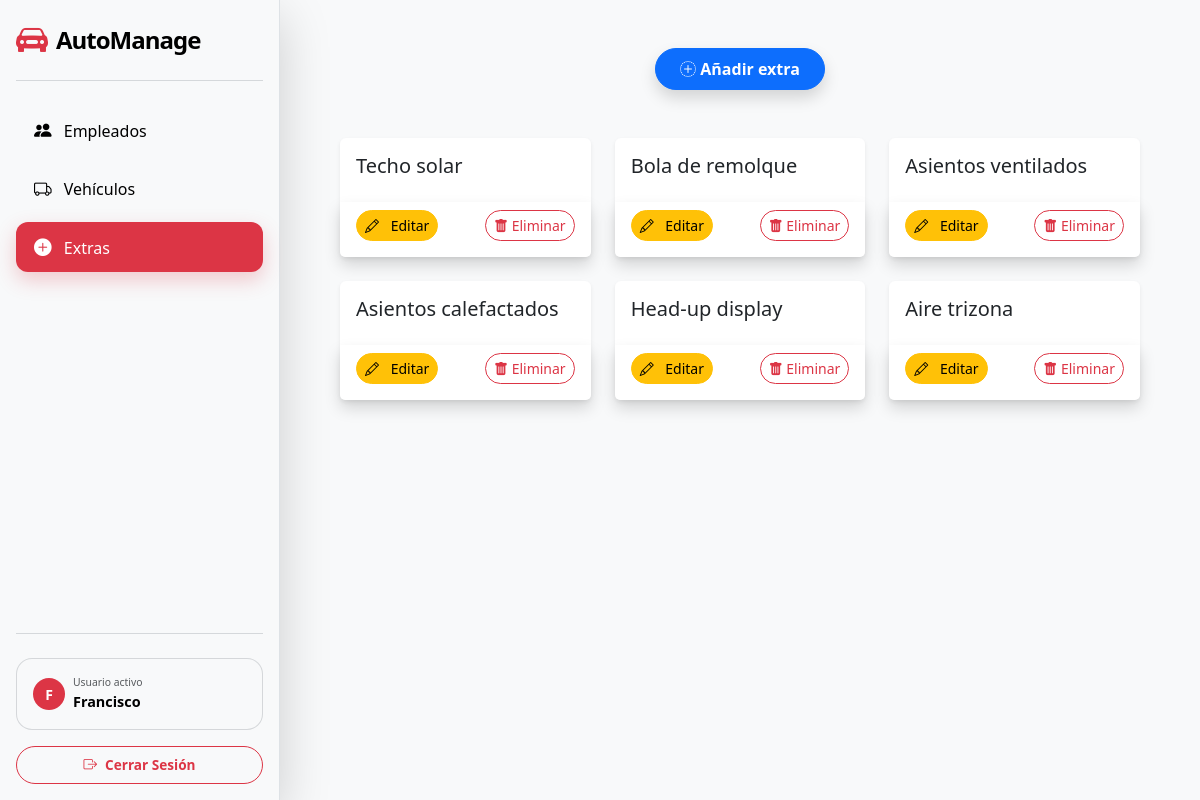
/extras/ (signed in), run on the app's committed database.
### app_agencia_coches/models.py (models this page shows)
class Extra(models.Model):
    nombre = models.CharField(
        max_length = 100,
        default = ''
    )
    def __str__(self):
        return self.nombre

### app_agencia_coches/views.py (the view)
# urls.py: path('extras/', views.extras, name='extras'),
@login_required
def extras (request):
    extras = Extra.objects.all()
    return render(request, 'extras/extras.html', {'extras':extras})

### app_agencia_coches/templates/extras/extras.html (shortened to what this page needs)
{%extends 'index.html'%}
{%block content%}
<div class="container">
    <div class="my-5 d-flex justify-content-center">
        <a href="{% url 'extras_create' %}" class="btn btn-primary rounded-pill px-4 py-2 fw-bold shadow">
            <i class="bi bi-plus-circle-dotted"></i> Añadir extra
        </a>
    </div>
    <div class="row row-cols-1 row-cols-md-2 row-cols-lg-3 g-4">
        {% for extra in extras %}
            <div class="col">
                <div class="card h-100 shadow-sm border-0 card-hover">
                    <div class="card-body">
                        <h5 class="card-title">{{ extra }}</h5>
                    </div>
                    <div class="card-footer bg-white d-flex justify-content-between border-0 pb-3 shadow">
                        <a href="{% url 'extras_edit' extra.id %}" class="btn btn-sm btn-warning rounded-4">
                            <i class="bi bi-pencil me-2"></i> Editar
                        </a>
                        <button type="button" class="btn btn-outline-danger btn-sm rounded-pill" data-bs-toggle="modal" data-bs-target="#deleteExtraModal{{ extra.id }}">
                            <i class="bi bi-trash-fill"></i>
                            Eliminar
                        </button>
                    </div>
                </div>
            </div>
        {% endfor %}
    </div>
</div>
{%endblock content%}

### app_agencia_coches/templates/index.html (shortened to what this page needs)
<!doctype html>
<html lang="es-ES">
    <head>
        {% block css %}
        <link
            href="https://cdn.jsdelivr.net/npm/bootstrap@5.3.2/dist/css/bootstrap.min.css"
            rel="stylesheet"
        />
        {% endblock css %}
        {% block icon %}
        <link rel="stylesheet" href="https://cdn.jsdelivr.net/npm/bootstrap-icons@1.13.1/font/bootstrap-icons.min.css">
        {% endblock icon %}
        {% load static %}
        <link rel="stylesheet" href="{% static 'css/blur_detalles.css' %}">
        <link rel="stylesheet" href="{% static 'css/style_sidebar.css' %}">
    </head>
    <body>
        <div id="wrapper" class="d-flex">
            <nav id="sidebar" class="bg-light shadow-lg d-flex flex-column p-3 sticky-top" style="min-width: 280px; height: 100vh;">
                <div class="d-flex justify-content-between align-items-center border-bottom border-secondary border-opacity-25 pb-3 mb-4">
                    <a href="{% url 'dashboard' %}" class="d-flex align-items-center text-decoration-none">
                        <i class="bi bi-car-front-fill fs-2 text-danger me-2"></i>
                        <span class="fs-4 fw-bold text-black" style="letter-spacing: -1px;">AutoManage</span>
                    </a>
                </div>
                <ul class="nav nav-pills flex-column mb-auto">
                    <li class="nav-item mb-2">
                        <a class="nav-link custom-nav-link {% if request.resolver_match.url_name == 'employees' %}active{% endif %}" href="{% url 'employees' %}">
                            <i class="bi bi-people-fill me-2"></i> Empleados
                        </a>
                    </li>
                    <li class="nav-item mb-2">
                        <a class="nav-link custom-nav-link {% if request.resolver_match.url_name == 'cars' %}active{% endif %}" href="{% url 'cars' %}">
                            <i class="bi bi-truck me-2"></i> Vehículos
                        </a>
                    </li>
                    <li class="nav-item mb-2">
                        <a class="nav-link custom-nav-link {% if request.resolver_match.url_name == 'extras' %}active{% endif %}" href="{% url 'extras' %}">
                            <i class="bi bi-plus-circle-fill me-2"></i> Extras
                        </a>
                    </li>
                </ul>
                <hr class="text-secondary opacity-25">
                <div class="user-footer mt-2">
                    {% if user.is_authenticated %}
                        <div class="p-3 rounded-4 mb-3 border border-secondary border-opacity-25" style="background: rgba(255,255,255,0.03);">
                            <div class="d-flex align-items-center">
                                <div class="bg-danger rounded-circle d-flex align-items-center justify-content-center me-2" style="width: 32px; height: 32px;">
                                    <span class="text-white fw-bold small">{{ user.username|first|upper }}</span>
                                </div>
                                <div class="overflow-hidden">
                                    <small class="text-muted d-block" style="font-size: 0.65rem; text-uppercase: bold;">Usuario activo</small>
                                    <span class="text-black fw-bold d-block text-truncate" style="font-size: 0.9rem;">{{ user.username }}</span>
                                </div>
                            </div>
                        </div>
                        <form action="{% url 'logout' %}" method="post" class="m-0">
                            <button type="submit" class="btn btn-outline-danger w-100 rounded-pill py-2 fw-bold d-flex align-items-center justify-content-center transition-all" style="font-size: 0.85rem;">
                                <i class="bi bi-box-arrow-right me-2"></i> Cerrar Sesión
                            </button>
                        </form>
                    {% endif %}
                </div>
            </nav>
            <main class="main-content w-100 bg-light px-3 px-md-5">
                <div class="toast-container position-fixed bottom-0 end-0 p-3">
                </div>
                {% block content %}{% endblock %}
            </main>
        </div>
    </body>
</html>

### static/css/style_sidebar.css (style rules this page uses)
#wrapper { display: flex; align-items: stretch; }
#sidebar { min-width: 280px; max-width: 280px; height: 100vh; position: fixed; top: 0; left: 0; display: flex; flex-direction: column; z-index: 1000; background-color: #fff; border-right: 1px solid #dee2e6; }
.main-content { flex: 1; margin-left: 280px; min-height: 100vh; background-color: #f8f9fa; }
#sidebar { transition: all 0.3s ease; }
.custom-nav-link { color: #000 !important; font-weight: 500; border-radius: 12px !important; padding: 12px 18px !important; transition: all 0.2s ease; }
.custom-nav-link.active { background-color: #dc3545 !important; color: white !important; box-shadow: 0 8px 20px rgba(220, 53, 69, 0.25) !important; }
.custom-nav-link i { font-size: 1.1rem; }

### data on the page
Extra: nombre "Techo solar"
Extra: nombre "Bola de remolque"
Extra: nombre "Asientos ventilados"
Extra: nombre "Asientos calefactados"
Extra: nombre "Head-up display"
Extra: nombre "Aire trizona"

### other printed values
{{ user.username|first|upper }} "F"
{{ user.username }} "Francisco"
